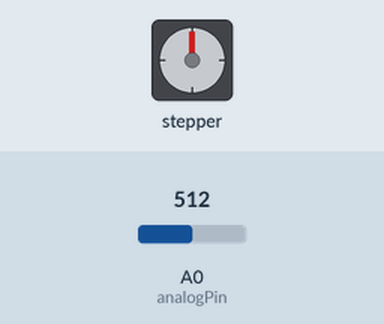
Recording of a sketch running on a simulated Arduino Uno, built with avr-gcc and run on an emulated ATmega328P. Shown: stepper motor. Inputs (shaded band) come from the test bench; at power-on: A0 (analogPin) = 512. Stepper angles assume 2048 steps per turn; what the sketch prints to the serial monitor is not drawn.

Above: at 0.15 s.
At 1.05 s:
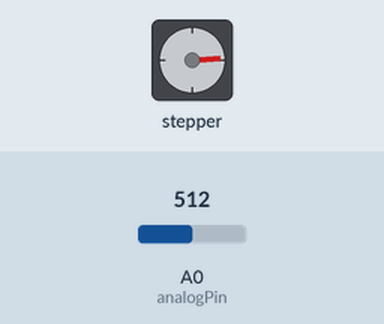
At 1.97 s:
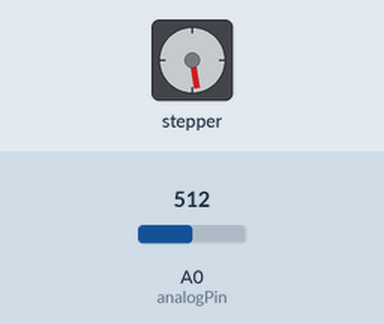
At 3.9 s:
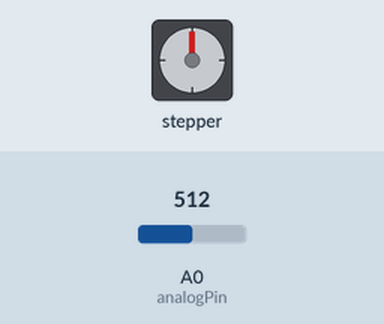
Timing chart, 0 to 5.4 s (numbered marks = the images above):
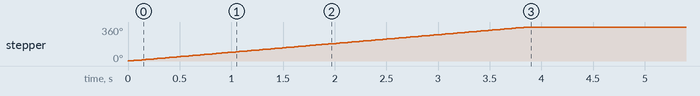

Measured:
- by itself, stepper: turns 360° clockwise in 3.9 s

The sketch:

sensorchuva_steppermotor.sucess.ino
```cpp
#include <Stepper.h>
const float STEPS_PER_REV = 32;
const float GEAR_RED = 64;
const float STEPS_PER_OUT_REV = STEPS_PER_REV * GEAR_RED;
int StepsRequired;
int analogPin = A0;
int sensorr = 0;
int i = 0;
Stepper steppermotor(STEPS_PER_REV, 8, 10, 9, 11);
void setup()
{
Serial.begin(9600);
}

void loop(){
  sensorr = analogRead(analogPin);
  Serial.println(sensorr);
 if(sensorr <= 1000){
 while(i++ < 2){
  StepsRequired  =  STEPS_PER_OUT_REV * 1/2 ;
  steppermotor.setSpeed(1000);
  steppermotor.step(StepsRequired);
}
}
if(sensorr > 1000){
  (i = i*0);
}
}
```
